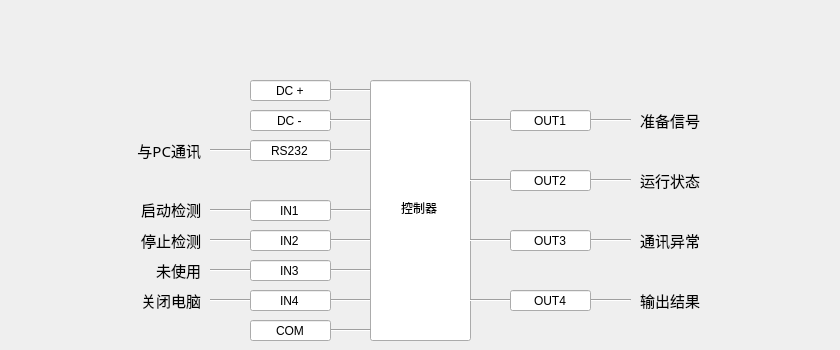
   <widget class="QWidget" name="tab_2">
    <attribute name="title">
     <string>IO设定</string>
    </attribute>
    <widget class="Line" name="line_5">
     <property name="geometry">
      <rect>
       <x>330</x>
       <y>80</y>
       <width>41</width>
       <height>20</height>
      </rect>
     </property>
     <property name="orientation">
      <enum>Qt::Horizontal</enum>
     </property>
    </widget>
    <widget class="QLineEdit" name="lineEdit_4">
     <property name="geometry">
      <rect>
       <x>370</x>
       <y>80</y>
       <width>101</width>
       <height>261</height>
      </rect>
     </property>
     <property name="text">
      <string>控制器</string>
     </property>
     <property name="alignment">
      <set>Qt::AlignCenter</set>
     </property>
    </widget>
    <widget class="Line" name="line_6">
     <property name="geometry">
      <rect>
       <x>210</x>
       <y>200</y>
       <width>161</width>
       <height>20</height>
      </rect>
     </property>
     <property name="orientation">
      <enum>Qt::Horizontal</enum>
     </property>
    </widget>
    <widget class="Line" name="line_7">
     <property name="geometry">
      <rect>
       <x>210</x>
       <y>260</y>
       <width>161</width>
       <height>20</height>
      </rect>
     </property>
     <property name="orientation">
      <enum>Qt::Horizontal</enum>
     </property>
    </widget>
    <widget class="Line" name="line_8">
     <property name="geometry">
      <rect>
       <x>470</x>
       <y>110</y>
       <width>161</width>
       <height>20</height>
      </rect>
     </property>
     <property name="orientation">
      <enum>Qt::Horizontal</enum>
     </property>
    </widget>
    <widget class="Line" name="line_9">
     <property name="geometry">
      <rect>
       <x>320</x>
       <y>320</y>
       <width>51</width>
       <height>20</height>
      </rect>
     </property>
     <property name="orientation">
      <enum>Qt::Horizontal</enum>
     </property>
    </widget>
    <widget class="QLineEdit" name="lineEdit_5">
     <property name="geometry">
      <rect>
       <x>250</x>
       <y>80</y>
       <width>81</width>
       <height>21</height>
      </rect>
     </property>
     <property name="text">
      <string>DC +</string>
     </property>
     <property name="alignment">
      <set>Qt::AlignCenter</set>
     </property>
    </widget>
    <widget class="QLineEdit" name="lineEdit_6">
     <property name="geometry">
      <rect>
       <x>250</x>
       <y>110</y>
       <width>81</width>
       <height>21</height>
      </rect>
     </property>
     <property name="text">
      <string>DC -</string>
     </property>
     <property name="alignment">
      <set>Qt::AlignCenter</set>
     </property>
    </widget>
    <widget class="QLineEdit" name="lineEdit_7">
     <property name="geometry">
      <rect>
       <x>250</x>
       <y>140</y>
       <width>81</width>
       <height>21</height>
      </rect>
     </property>
     <property name="text">
      <string>RS232</string>
     </property>
     <property name="alignment">
      <set>Qt::AlignCenter</set>
     </property>
    </widget>
    <widget class="Line" name="line_11">
     <property name="geometry">
      <rect>
       <x>330</x>
       <y>110</y>
       <width>41</width>
       <height>20</height>
      </rect>
     </property>
     <property name="orientation">
      <enum>Qt::Horizontal</enum>
     </property>
    </widget>
    <widget class="Line" name="line_12">
     <property name="geometry">
      <rect>
       <x>210</x>
       <y>140</y>
       <width>161</width>
       <height>20</height>
      </rect>
     </property>
     <property name="orientation">
      <enum>Qt::Horizontal</enum>
     </property>
    </widget>
    <widget class="QLineEdit" name="lineEdit_8">
     <property name="geometry">
      <rect>
       <x>250</x>
       <y>200</y>
       <width>81</width>
       <height>21</height>
      </rect>
     </property>
     <property name="text">
      <string>IN1</string>
     </property>
     <property name="alignment">
      <set>Qt::AlignCenter</set>
     </property>
    </widget>
    <widget class="QLineEdit" name="lineEdit_9">
     <property name="geometry">
      <rect>
       <x>250</x>
       <y>230</y>
       <width>81</width>
       <height>21</height>
      </rect>
     </property>
     <property name="text">
      <string>IN2</string>
     </property>
     <property name="alignment">
      <set>Qt::AlignCenter</set>
     </property>
    </widget>
    <widget class="QLineEdit" name="lineEdit_10">
     <property name="geometry">
      <rect>
       <x>250</x>
       <y>260</y>
       <width>81</width>
       <height>21</height>
      </rect>
     </property>
     <property name="text">
      <string>IN3</string>
     </property>
     <property name="alignment">
      <set>Qt::AlignCenter</set>
     </property>
    </widget>
    <widget class="QLineEdit" name="lineEdit_11">
     <property name="geometry">
      <rect>
       <x>250</x>
       <y>290</y>
       <width>81</width>
       <height>21</height>
      </rect>
     </property>
     <property name="text">
      <string>IN4</string>
     </property>
     <property name="alignment">
      <set>Qt::AlignCenter</set>
     </property>
    </widget>
    <widget class="QLineEdit" name="lineEdit_12">
     <property name="geometry">
      <rect>
       <x>250</x>
       <y>320</y>
       <width>81</width>
       <height>21</height>
      </rect>
     </property>
     <property name="text">
      <string>COM</string>
     </property>
     <property name="alignment">
      <set>Qt::AlignCenter</set>
     </property>
    </widget>
    <widget class="Line" name="line_13">
     <property name="geometry">
      <rect>
       <x>210</x>
       <y>290</y>
       <width>161</width>
       <height>20</height>
      </rect>
     </property>
     <property name="orientation">
      <enum>Qt::Horizontal</enum>
     </property>
    </widget>
    <widget class="Line" name="line_14">
     <property name="geometry">
      <rect>
       <x>210</x>
       <y>230</y>
       <width>161</width>
       <height>20</height>
      </rect>
     </property>
     <property name="orientation">
      <enum>Qt::Horizontal</enum>
     </property>
    </widget>
    <widget class="Line" name="line_21">
     <property name="geometry">
      <rect>
       <x>470</x>
       <y>170</y>
       <width>161</width>
       <height>20</height>
      </rect>
     </property>
     <property name="orientation">
      <enum>Qt::Horizontal</enum>
     </property>
    </widget>
    <widget class="Line" name="line_22">
     <property name="geometry">
      <rect>
       <x>470</x>
       <y>230</y>
       <width>161</width>
       <height>20</height>
      </rect>
     </property>
     <property name="orientation">
      <enum>Qt::Horizontal</enum>
     </property>
    </widget>
    <widget class="Line" name="line_23">
     <property name="geometry">
      <rect>
       <x>470</x>
       <y>290</y>
       <width>161</width>
       <height>20</height>
      </rect>
     </property>
     <property name="orientation">
      <enum>Qt::Horizontal</enum>
     </property>
    </widget>
    <widget class="QLineEdit" name="lineEdit_13">
     <property name="geometry">
      <rect>
       <x>510</x>
       <y>110</y>
       <width>81</width>
       <height>21</height>
      </rect>
     </property>
     <property name="text">
      <string>OUT1</string>
     </property>
     <property name="alignment">
      <set>Qt::AlignCenter</set>
     </property>
    </widget>
    <widget class="QLineEdit" name="lineEdit_14">
     <property name="geometry">
      <rect>
       <x>510</x>
       <y>170</y>
       <width>81</width>
       <height>21</height>
      </rect>
     </property>
     <property name="text">
      <string>OUT2</string>
     </property>
     <property name="alignment">
      <set>Qt::AlignCenter</set>
     </property>
    </widget>
    <widget class="QLineEdit" name="lineEdit_15">
     <property name="geometry">
      <rect>
       <x>510</x>
       <y>230</y>
       <width>81</width>
       <height>21</height>
      </rect>
     </property>
     <property name="text">
      <string>OUT3</string>
     </property>
     <property name="alignment">
      <set>Qt::AlignCenter</set>
     </property>
    </widget>
    <widget class="QLineEdit" name="lineEdit_16">
     <property name="geometry">
      <rect>
       <x>510</x>
       <y>290</y>
       <width>81</width>
       <height>21</height>
      </rect>
     </property>
     <property name="text">
      <string>OUT4</string>
     </property>
     <property name="alignment">
      <set>Qt::AlignCenter</set>
     </property>
    </widget>
    <widget class="QLabel" name="label_33">
     <property name="geometry">
      <rect>
       <x>640</x>
       <y>110</y>
       <width>191</width>
       <height>21</height>
      </rect>
     </property>
     <property name="font">
      <font>
       <family>等线</family>
       <pointsize>11</pointsize>
      </font>
     </property>
     <property name="text">
      <string>准备信号</string>
     </property>
    </widget>
    <widget class="QLabel" name="label_34">
     <property name="geometry">
      <rect>
       <x>80</x>
       <y>199</y>
       <width>121</width>
       <height>21</height>
      </rect>
     </property>
     <property name="font">
      <font>
       <family>等线</family>
       <pointsize>11</pointsize>
      </font>
     </property>
     <property name="text">
      <string>启动检测</string>
     </property>
     <property name="alignment">
      <set>Qt::AlignRight|Qt::AlignTrailing|Qt::AlignVCenter</set>
     </property>
    </widget>
    <widget class="QLabel" name="label_35">
     <property name="geometry">
      <rect>
       <x>80</x>
       <y>230</y>
       <width>121</width>
       <height>21</height>
      </rect>
     </property>
     <property name="font">
      <font>
       <family>等线</family>
       <pointsize>11</pointsize>
      </font>
     </property>
     <property name="text">
      <string>停止检测</string>
     </property>
     <property name="alignment">
      <set>Qt::AlignRight|Qt::AlignTrailing|Qt::AlignVCenter</set>
     </property>
    </widget>
    <widget class="QLabel" name="label_36">
     <property name="geometry">
      <rect>
       <x>80</x>
       <y>260</y>
       <width>121</width>
       <height>21</height>
      </rect>
     </property>
     <property name="font">
      <font>
       <family>等线</family>
       <pointsize>11</pointsize>
      </font>
     </property>
     <property name="text">
      <string>未使用</string>
     </property>
     <property name="alignment">
      <set>Qt::AlignRight|Qt::AlignTrailing|Qt::AlignVCenter</set>
     </property>
    </widget>
    <widget class="QLabel" name="label_37">
     <property name="geometry">
      <rect>
       <x>80</x>
       <y>290</y>
       <width>121</width>
       <height>21</height>
      </rect>
     </property>
     <property name="font">
      <font>
       <family>等线</family>
       <pointsize>11</pointsize>
      </font>
     </property>
     <property name="text">
      <string>关闭电脑</string>
     </property>
     <property name="alignment">
      <set>Qt::AlignRight|Qt::AlignTrailing|Qt::AlignVCenter</set>
     </property>
    </widget>
    <widget class="QLabel" name="label_40">
     <property name="geometry">
      <rect>
       <x>640</x>
       <y>170</y>
       <width>141</width>
       <height>21</height>
      </rect>
     </property>
     <property name="font">
      <font>
       <family>等线</family>
       <pointsize>11</pointsize>
      </font>
     </property>
     <property name="text">
      <string>运行状态</string>
     </property>
    </widget>
    <widget class="QLabel" name="label_41">
     <property name="geometry">
      <rect>
       <x>640</x>
       <y>230</y>
       <width>141</width>
       <height>21</height>
      </rect>
     </property>
     <property name="font">
      <font>
       <family>等线</family>
       <pointsize>11</pointsize>
      </font>
     </property>
     <property name="text">
      <string>通讯异常</string>
     </property>
    </widget>
    <widget class="QLabel" name="label_42">
     <property name="geometry">
      <rect>
       <x>640</x>
       <y>290</y>
       <width>141</width>
       <height>21</height>
      </rect>
     </property>
     <property name="font">
      <font>
       <family>等线</family>
       <pointsize>11</pointsize>
      </font>
     </property>
     <property name="text">
      <string>输出结果</string>
     </property>
    </widget>
    <widget class="QLabel" name="label_43">
     <property name="geometry">
      <rect>
       <x>80</x>
       <y>140</y>
       <width>121</width>
       <height>21</height>
      </rect>
     </property>
     <property name="font">
      <font>
       <family>等线</family>
       <pointsize>11</pointsize>
      </font>
     </property>
     <property name="text">
      <string>与PC通讯</string>
     </property>
     <property name="alignment">
      <set>Qt::AlignRight|Qt::AlignTrailing|Qt::AlignVCenter</set>
     </property>
    </widget>
    <zorder>line_12</zorder>
    <zorder>line_13</zorder>
    <zorder>line_14</zorder>
    <zorder>line_5</zorder>
    <zorder>lineEdit_4</zorder>
    <zorder>line_6</zorder>
    <zorder>line_7</zorder>
    <zorder>line_8</zorder>
    <zorder>line_9</zorder>
    <zorder>lineEdit_5</zorder>
    <zorder>lineEdit_6</zorder>
    <zorder>lineEdit_7</zorder>
    <zorder>line_11</zorder>
    <zorder>lineEdit_8</zorder>
    <zorder>lineEdit_9</zorder>
    <zorder>lineEdit_10</zorder>
    <zorder>lineEdit_11</zorder>
    <zorder>lineEdit_12</zorder>
    <zorder>line_21</zorder>
    <zorder>line_22</zorder>
    <zorder>line_23</zorder>
    <zorder>lineEdit_13</zorder>
    <zorder>lineEdit_14</zorder>
    <zorder>lineEdit_15</zorder>
    <zorder>lineEdit_16</zorder>
    <zorder>label_33</zorder>
    <zorder>label_34</zorder>
    <zorder>label_35</zorder>
    <zorder>label_36</zorder>
    <zorder>label_37</zorder>
    <zorder>label_40</zorder>
    <zorder>label_41</zorder>
    <zorder>label_42</zorder>
    <zorder>label_43</zorder>
   </widget>
